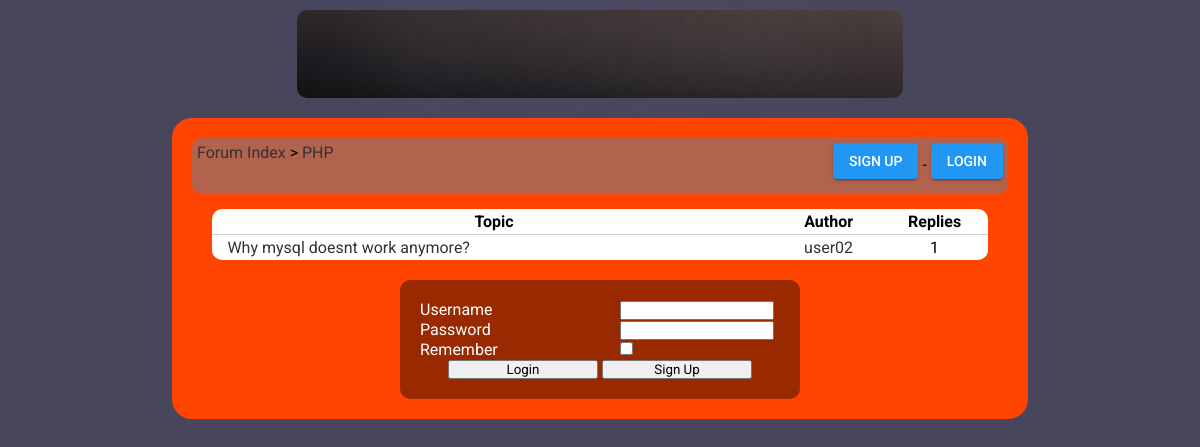
The page /list_topics.php?parent=3 on the database its author committed.
### tables this page shows
CREATE TABLE `categories` (
  `id` smallint(6) NOT NULL,
  `name` varchar(256) NOT NULL,
  `description` text NOT NULL,
  `position` smallint(6) NOT NULL
);

CREATE TABLE `topics` (
  `parent` smallint(6) NOT NULL,
  `id` int(11) NOT NULL,
  `id2` int(11) NOT NULL,
  `title` varchar(256) NOT NULL,
  `message` longtext NOT NULL,
  `authorid` int(11) NOT NULL,
  `timestamp` int(11) NOT NULL,
  `timestamp2` int(11) NOT NULL
);

CREATE TABLE `users` (
  `id` bigint(20) NOT NULL,
  `username` varchar(255) NOT NULL,
  `password` varchar(255) NOT NULL,
  `email` varchar(255) NOT NULL,
  `avatar` text NOT NULL,
  `signup_date` int(10) NOT NULL
);

### config.php (called while the page is built, shortened)
<?php
$url_home = 'index.php';
$design = 'default';
?>

### list_topics.php (the view, shortened to what this page needs)
<?php
include('config.php');
if(isset($_GET['parent']))
{
	$id = intval($_GET['parent']);
	$dn1 = mysqli_fetch_array(mysqli_query( $con,'select count(c.id) as nb1, c.name,count(t.id) as topics from categories as c left join topics as t on t.parent="'.$id.'" where c.id="'.$id.'" group by c.id'));
if($dn1['nb1']>0)
{
?>
<!DOCTYPE html>
<html>
    <head>
        <link href="<?php echo $design; ?>/style.css" rel="stylesheet" title="Style" />
    </head>
    <body>
    	<div class="header">
        	<a href="<?php echo $url_home; ?>"> <span class="headtext" style="font-size:40px;margin-top:-5px;"> How To Do Something </span>
	    </div>
        <div class="content">
<?php
if(isset($_SESSION['username']))
{
?>
<div class="box">
	<div class="box_left">
    	<a href="<?php echo $url_home; ?>">Forum Index</a> &gt; <a href="list_topics.php?parent=<?php echo $id; ?>"><?php echo htmlentities($dn1['name'], ENT_QUOTES, 'UTF-8'); ?></a>
    </div>
	<div class="box_right">
    	<a class="pure-material-button-contained" href="profile.php?id=<?php echo $_SESSION['userid']; ?>"><?php echo htmlentities($_SESSION['username'], ENT_QUOTES, 'UTF-8'); ?></a> <a href="login.php" class="pure-material-button-contained">Logout</a>
    </div>
	<div class="clean"></div>
</div>
<?php
}
else
{
?>
<div class="box">
	<div class="box_left">
    	<a href="<?php echo $url_home; ?>">Forum Index</a> &gt; <a href="list_topics.php?parent=<?php echo $id; ?>"><?php echo htmlentities($dn1['name'], ENT_QUOTES, 'UTF-8'); ?></a>
    </div>
	<div class="box_right">
    	<a class="pure-material-button-contained" href="signup.php">Sign Up</a> - <a class="pure-material-button-contained" href="login.php">Login</a>
    </div>
</div>
<?php
}
?>
<?php
$dn2 = mysqli_query($con,'select t.id, t.title, t.authorid, u.username as author, count(r.id) as replies from topics as t left join topics as r on r.parent="'.$id.'" and r.id=t.id and r.id2!=1  left join users as u on u.id=t.authorid where t.parent="'.$id.'" and t.id2=1 group by t.id order by t.timestamp2 desc');
if(mysqli_num_rows($dn2)>0)
{
?>
<table class="topics_table">
	<tr>
    	<th class="forum_tops">Topic</th>
    	<th class="forum_auth">Author</th>
    	<th class="forum_nrep">Replies</th>
	</tr>
<?php
while($dnn2 = mysqli_fetch_array($dn2))
{
?>
	<tr>
    	<td class="forum_tops"><a href="read_topic.php?id=<?php echo $dnn2['id']; ?>"><?php echo htmlentities($dnn2['title'], ENT_QUOTES, 'UTF-8'); ?></a></td>
    	<td><a href="profile.php?id=<?php echo $dnn2['authorid']; ?>"><?php echo htmlentities($dnn2['author'], ENT_QUOTES, 'UTF-8'); ?></a></td>
    	<td><?php echo $dnn2['replies']; ?></td>
    </tr>
<?php
}
?>
</table>
<?php
}
else
{
?>
<div class="message">This category has no topic.</div>
<?php
}
if(isset($_SESSION['username']))
{
?>
<?php
}
else
{
?>
<div class="box_login">
	<form action="login.php" method="post">
		<label for="username">Username</label><input type="text" name="username" id="username" /><br />
		<label for="password">Password</label><input type="password" name="password" id="password" /><br />
        <label for="memorize">Remember</label><input type="checkbox" name="memorize" id="memorize" value="yes" />
        <div class="center">
	        <input  type="submit" value="Login" /> <input  type="button" onclick="javascript:document.location='signup.php';" value="Sign Up" />
        </div>
    </form>
</div>
<?php
}
?>
		</div>
	</body>
</html>
<?php
}
else
{
	echo '<h2>This category doesn\'t exist.</h2>';
}
}
else
{
	echo '<h2>The ID of the category you want to visit is not defined.</h2>';
}
?>

### default/style.css (style rules this page uses)
* { font-family: Roboto, sans-serif; padding: 0; margin: 0; }
.pure-material-button-contained { position: relative; display: inline-block; box-sizing: border-box; border: none; border-radius: 4px; padding: 0 16px; min-width: 64px; height: 36px; vertical-align: middle; text-align: center; text-overflow: ellipsis; text-transform: uppercase; color: rgb(var(--pure-material-onprimary-rgb, 255, 255, 255)); background-color: rgb(var(--pure-material-primary-rgb, 33, 150, 243)); box-shadow: 0 3px 1px -2px rgba(0, 0, 0, 0.2), 0 2px 2px 0 rgba(0, 0, 0, 0.14), 0 1px 5px 0 rgba(0, 0, 0, 0.12); font-family: var(--pure-material-font, "Roboto", "Segoe UI", BlinkMacSystemFont, system-ui, -apple-system); font-size: 14px; font-weight: 500; line-height: 36px; overflow: hidden; outline: none; cursor: pointer; transition: box-shadow 0.2s; margin-bottom: 10px; }
.pure-material-button-contained::before { content: ""; position: absolute; top: 0; bottom: 0; left: 0; right: 0; background-color: rgb(var(--pure-material-onprimary-rgb, 255, 255, 255)); opacity: 0; transition: opacity 0.2s; }
.pure-material-button-contained::after { content: ""; position: absolute; left: 50%; top: 50%; border-radius: 50%; padding: 50%; width: 32px; height: 32px; background-color: rgb(var(--pure-material-onprimary-rgb, 255, 255, 255)); opacity: 0; transform: translate(-50%, -50%) scale(1); transition: opacity 1s, transform 0.5s; }
.headtext { font: 700 4em/1 "Oswald", sans-serif; letter-spacing: 0; padding: .25em 0 .325em; display: block; margin: 0 auto; text-shadow: 0 0 80px rgba(255,255,255,.5); background: url(http://f.cl.ly/items/010q3E1u3p2Q0j1L1S1o/animated_text_fill.png) repeat-y; -webkit-background-clip: text; background-clip: text; -webkit-text-fill-color: transparent; -webkit-animation: aitf 80s linear infinite; -webkit-transform: translate3d(0,0,0); -webkit-backface-visibility: hidden; }
* { margin:0px; padding:0px; }
body { background-image: url('images/background.png'); background-repeat: no-repeat; background-attachment: fixed; background-position: center; background-size: cover; padding-left:10%; padding-right:10%; font-family: 'Livvic', sans-serif; }
a { text-decoration:none; color:#333333; }
img, table, tr, td { border:0px; }
.center { text-align:center; }
input[type=text], input[type=submit], input[type=button], input[type=password] { width:150px; }
label { width:200px; display:inline-block; vertical-align:top; text-align:left; }
table { border-spacing:0px; background:#ffffff; -moz-border-radius:10px; -webkit-border-radius:10px; border-radius:10px; padding:0px; width:95%; margin:5px auto 5px auto; }
tr { -moz-border-radius:5px; -webkit-border-radius:5px; border-radius:5px; margin:0px; }
td, th { margin:0px; border:0px; padding:3px; text-align:center; }
.header { margin:auto; margin-top:10px; padding:15px; background-image: linear-gradient(to right top, #111214, #1f1d21, #2e282b, #3e3334, #4c403b); width:60%; -moz-border-radius:20px; -webkit-border-radius:20px; border-radius:10px; text-align:center; }
.content { background-color: orangered; width:85%; -moz-border-radius:20px; -webkit-border-radius:20px; border-radius:20px; margin:auto; padding:20px; margin-top:20px; }
.box_left { float:left; }
.box_right { float:right; }
.box { background:url('images/bluec_30p.png'); -moz-border-radius:10px; -webkit-border-radius:10px; border-radius:10px; margin:auto; padding:5px; margin-bottom:15px; }
.box_login { background:url('images/black_40p.png'); width:360px; -moz-border-radius:10px; -webkit-border-radius:10px; border-radius:10px; margin:auto; padding:20px; margin-top:20px; color:#ffffff; }
.forum_ntop, .forum_nrep, .forum_act, .forum_auth { width:100px; }
td.forum_cat, td.forum_tops { padding-left:15px; text-align:left; }
.categories_table td, .categories_table th, .topics_table td, .topics_table th, .list_pm td, .list_pm th { border-bottom:1px solid #cccccc; }
.categories_table tr:last-child td, .topics_table tr:last-child td, .list_pm tr:last-child td { border-bottom:0px; }

### rows shown on the page
categories: name "PHP"
topics: title "Why mysql doesnt work anymore?", authorid.username "user02", replies "1"
